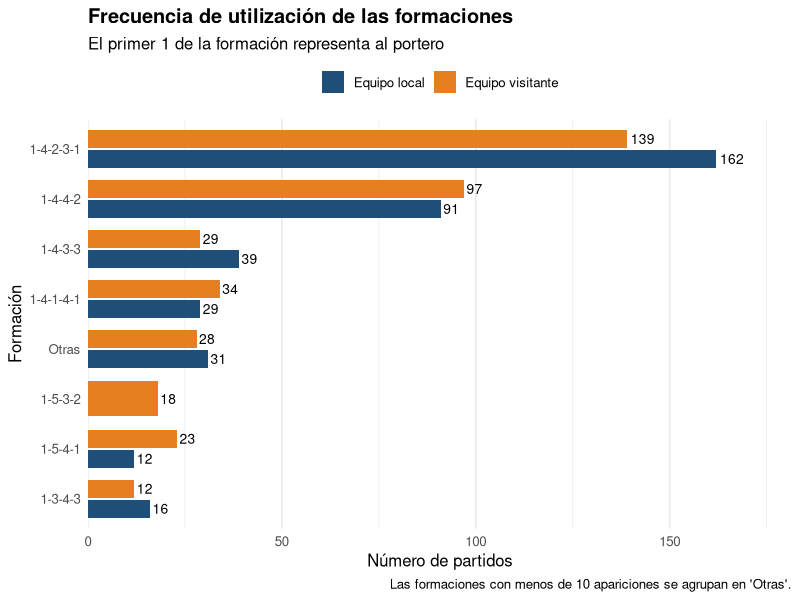

This figure's R source: (Note: this script raises an error after producing the figure.)
# ==============================================================================
# Title: Binomial model performance and tactical formation comparison
# Author: IÑIGO PRADAS NICOLAS
#
# Description:
# This script compares the performance of binary logistic regression models
# and analyses the association between tactical formations and home-team
# victory across two study periods.
#
# The first dataset, d, contains match-level observations from the 2024/2025
# LaLiga season. The second dataset, d1, contains observations from the
# 2022/2023, 2023/2024 and 2024/2025 seasons.
#
# The dependent variable distinguishes between a home-team victory and no
# home-team victory. The latter category includes draws and away-team
# victories. The variable is normalised to a numerical binary indicator before
# model estimation and graphical analysis.
#
# The first section compares the selected offensive, defensive, physical,
# match-control, contextual and general models across the single-season and
# multi-season datasets. The comparison includes the number of observations,
# number of explanatory variables, AIC, residual deviance, overall accuracy,
# sensitivity for home victory and specificity for no home victory.
#
# Classification performance is represented through grouped bar charts and
# point-based comparison plots. These figures show how model performance
# changes when the analysis is expanded from one season to three seasons.
# Because the metrics are calculated using the same observations employed for
# model estimation, they should be interpreted as in-sample descriptive
# performance.
#
# The second section analyses the frequency of home and visiting tactical
# formations. Formation labels are cleaned and standardised by removing
# quotation marks, unnecessary spaces, non-standard hyphens and invalid
# values. Infrequent formations may be grouped into the residual category
# "Otras".
#
# Observed home-victory rates are calculated separately for home and visiting
# formations. Wilson 95% confidence intervals are used to represent the
# uncertainty associated with each observed proportion. The overall home-
# victory rate is included as a graphical reference.
#
# A joint binary logistic regression model is estimated using the home and
# visiting formations as simultaneous additive predictors. The 1-4-2-3-1
# formation is used as the reference category for both formation variables.
# The model does not include an interaction between the formations.
#
# Adjusted odds ratios and 95% confidence intervals are extracted from the
# joint model. The estimates describe the association of each formation with
# the odds of a home-team victory while controlling for the formation used by
# the opposing team.
#
# The script also calculates observed results and model-estimated probabilities
# for combinations of home and visiting formations. Heatmaps display the
# frequency and observed home-victory proportion of each tactical pairing,
# while scatter plots compare observed proportions with estimated
# probabilities.
#
# Formation-specific models are additionally estimated for d and d1. These
# models provide predicted home-victory probabilities and 95% confidence
# intervals for home and visiting formations separately.
#
# The results from d and d1 are combined to compare formation-specific
# probabilities across study periods. Difference plots show the change in the
# estimated probability of home victory between the multi-season and
# single-season datasets.
#
# Likelihood-ratio tests compare models with and without interactions between
# formation and dataset. These tests assess whether the association between
# tactical formation and home victory differs significantly between the
# single-season and multi-season samples.
#
# Datasets:
#   d  = match-level data from the 2024/2025 LaLiga season
#   d1 = match-level data from the 2022/2023, 2023/2024 and 2024/2025 seasons
#
# Dependent variable:
#   win_local_num
#
# Outcome definition:
#   1 = home-team victory
#   0 = no home-team victory, including draws and away-team victories
#
# Models compared:
#   Offensive model
#   Defensive model
#   Physical model
#   Match-control model
#   Contextual model
#   General model
#
# Formation explanatory variables:
#   formacion_local
#   formacion_visit
#   formacion_local_dep
#   formacion_visit_dep
#
# Formation reference category:
#   1-4-2-3-1 for both home and visiting teams
#
# Statistical methods:
#   Binary logistic regression estimated with glm() and a logit link.
#   Wilson 95% confidence intervals for observed home-victory proportions.
#   Likelihood-ratio tests for comparisons between nested logistic models.
#
# Main functions:
#   convertir_win_local()
#   limpiar_formacion()
#   normalizar_formacion()
#   intervalo_wilson()
#   analizar_formaciones()
#   calcular_diferencias()
#
# Main models:
#   modelo_formaciones_d
#   modelo_formaciones_d1
#   modelo_d1
#   modelo_local_sin_interaccion
#   modelo_local_con_interaccion
#   modelo_visit_sin_interaccion
#   modelo_visit_con_interaccion
#
# Main outputs:
#   Model-performance comparison tables, classification-metric figures,
#   formation-frequency charts, observed home-victory proportions, Wilson
#   confidence intervals, adjusted odds ratios, formation-combination
#   heatmaps, observed-versus-estimated plots and comparisons of formation
#   effects between the single-season and multi-season datasets.
#
# Important methodological notes:
#   The classification metrics represent in-sample performance and should not
#   be interpreted as out-of-sample predictive accuracy.
#
#   Formation-specific victory proportions are descriptive associations and
#   should not be interpreted as causal effects.
#
#   Comparisons between d and d1 are not based on independent samples because
#   the 2024/2025 season included in d is also part of the multi-season dataset
#   d1. This overlap should be considered when interpreting differences between
#   the two study periods.
# ==============================================================================

# =========================================================
# PAQUETES
# =========================================================

library(readxl)
library(dplyr)
library(tidyr)
library(ggplot2)
library(forcats)
library(scales)
library(broom)

# =========================================================
# CARGA DE DATOS
# =========================================================

d <- read_excel("variables_Estudio (9).xlsx")

# =========================================================
# LIMPIEZA DE FORMACIONES
# =========================================================

d <- d %>%
  mutate(
    formacion_local = gsub('"', '', trimws(as.character(formacion_local))),
    formacion_visit = gsub('"', '', trimws(as.character(formacion_visit)))
  )

# Eliminar filas sin información necesaria
d <- d %>%
  filter(
    !is.na(win_local),
    !is.na(formacion_local),
    !is.na(formacion_visit),
    formacion_local != "",
    formacion_visit != ""
  )

# =========================================================
# COMPROBAR LA CODIFICACIÓN DE win_local
# =========================================================

table(d$win_local, useNA = "ifany")
levels(factor(d$win_local))
# =========================================================
# AGRUPACIÓN DE FORMACIONES RARAS
# =========================================================

umbral <- 10

freq_local <- table(d$formacion_local)
freq_visit <- table(d$formacion_visit)

formaciones_raras_local <- names(freq_local[freq_local < umbral])
formaciones_raras_visit <- names(freq_visit[freq_visit < umbral])

d <- d %>%
  mutate(
    formacion_local_dep = ifelse(
      formacion_local %in% formaciones_raras_local,
      "Otras",
      formacion_local
    ),
    formacion_visit_dep = ifelse(
      formacion_visit %in% formaciones_raras_visit,
      "Otras",
      formacion_visit
    ),
    formacion_local_dep = factor(formacion_local_dep),
    formacion_visit_dep = factor(formacion_visit_dep)
  )
orden_formaciones <- c(
  "1-4-2-3-1",
  "1-4-3-3",
  "1-4-4-2",
  "1-4-1-4-1",
  "1-3-4-3",
  "1-5-3-2",
  "1-5-4-1",
  "Otras"
)

niveles_local <- orden_formaciones[
  orden_formaciones %in% levels(d$formacion_local_dep)
]

niveles_visit <- orden_formaciones[
  orden_formaciones %in% levels(d$formacion_visit_dep)
]

d <- d %>%
  mutate(
    formacion_local_dep = factor(
      formacion_local_dep,
      levels = niveles_local
    ),
    formacion_visit_dep = factor(
      formacion_visit_dep,
      levels = niveles_visit
    )
  )
# =========================================================
# FRECUENCIA DE FORMACIONES
# =========================================================

frecuencias <- bind_rows(
  
  d %>%
    count(formacion_local_dep, name = "partidos") %>%
    transmute(
      condicion = "Equipo local",
      formacion = as.character(formacion_local_dep),
      partidos
    ),
  
  d %>%
    count(formacion_visit_dep, name = "partidos") %>%
    transmute(
      condicion = "Equipo visitante",
      formacion = as.character(formacion_visit_dep),
      partidos
    )
)

grafico_frecuencias <- ggplot(
  frecuencias,
  aes(
    x = reorder(formacion, partidos),
    y = partidos,
    fill = condicion
  )
) +
  geom_col(
    position = position_dodge(width = 0.8),
    width = 0.7
  ) +
  geom_text(
    aes(label = partidos),
    position = position_dodge(width = 0.8),
    hjust = -0.15,
    size = 3.5
  ) +
  coord_flip() +
  scale_fill_manual(
    values = c(
      "Equipo local" = "#1F4E79",
      "Equipo visitante" = "#E67E22"
    )
  ) +
  scale_y_continuous(
    expand = expansion(mult = c(0, 0.12))
  ) +
  labs(
    title = "Frecuencia de utilización de las formaciones",
    subtitle = "El primer 1 de la formación representa al portero",
    x = "Formación",
    y = "Número de partidos",
    fill = NULL,
    caption = paste0(
      "Las formaciones con menos de ",
      umbral,
      " apariciones se agrupan en 'Otras'."
    )
  ) +
  theme_minimal(base_size = 12) +
  theme(
    legend.position = "top",
    panel.grid.major.y = element_blank(),
    plot.title = element_text(face = "bold")
  )

grafico_frecuencias
# =========================================================
# RESULTADOS OBSERVADOS POR COMBINACIÓN
# =========================================================

observado_combinaciones <- d %>%
  group_by(formacion_local_dep, formacion_visit_dep) %>%
  summarise(
    partidos = n(),
    victorias_local = sum(win_local_num == 1, na.rm = TRUE),
    proporcion_victoria = mean(win_local_num, na.rm = TRUE),
    .groups = "drop"
  ) %>%
  complete(
    formacion_local_dep,
    formacion_visit_dep,
    fill = list(
      partidos = 0,
      victorias_local = 0,
      proporcion_victoria = NA
    )
  ) %>%
  mutate(
    etiqueta = ifelse(
      partidos == 0,
      "Sin datos",
      paste0(
        percent(proporcion_victoria, accuracy = 1),
        "\n(n = ",
        partidos,
        ")"
      )
    ),
    color_texto = ifelse(
      !is.na(proporcion_victoria) &
        (proporcion_victoria < 0.25 | proporcion_victoria > 0.70),
      "white",
      "black"
    )
  )

grafico_observado <- ggplot(
  observado_combinaciones,
  aes(
    x = formacion_visit_dep,
    y = formacion_local_dep,
    fill = proporcion_victoria
  )
) +
  geom_tile(color = "white", linewidth = 0.7) +
  geom_text(
    aes(label = etiqueta, color = color_texto),
    size = 3.1,
    lineheight = 0.9
  ) +
  scale_color_identity() +
  scale_fill_gradient2(
    low = "#B2182B",
    mid = "#F7F7F7",
    high = "#2166AC",
    midpoint = 0.5,
    limits = c(0, 1),
    labels = percent_format(accuracy = 1),
    na.value = "grey90"
  ) +
  labs(
    title = "Porcentaje observado de victoria local",
    subtitle = "Resultados según la combinación de formaciones iniciales",
    x = "Formación del equipo visitante",
    y = "Formación del equipo local",
    fill = "Victorias\nlocales",
    caption = "Entre paréntesis se muestra el número de partidos de cada combinación."
  ) +
  theme_minimal(base_size = 12) +
  theme(
    panel.grid = element_blank(),
    axis.text.x = element_text(
      angle = 45,
      hjust = 1
    ),
    plot.title = element_text(face = "bold")
  )

grafico_observado
################################################
# =========================================================
# COMBINACIONES POSIBLES
# =========================================================
# =========================================================
# MODELO ADITIVO SIN INTERACCIÓN
# =========================================================
d <- d %>%
  mutate(win_local_num = as.numeric(as.character(win_local)))
d <- d %>%
  mutate(
    formacion_local_dep = relevel(
      formacion_local_dep,
      ref = "1-4-2-3-1"
    ),
    formacion_visit_dep = relevel(
      formacion_visit_dep,
      ref = "1-4-2-3-1"
    )
  )

m_sin_interaccion <- glm(
  win_local_num ~ formacion_local_dep + formacion_visit_dep,
  data = d,
  family = binomial(link = "logit")
)

summary(m_sin_interaccion)
nuevos_datos <- expand_grid(
  formacion_local_dep = levels(d$formacion_local_dep),
  formacion_visit_dep = levels(d$formacion_visit_dep)
) %>%
  mutate(
    formacion_local_dep = factor(
      formacion_local_dep,
      levels = levels(d$formacion_local_dep)
    ),
    formacion_visit_dep = factor(
      formacion_visit_dep,
      levels = levels(d$formacion_visit_dep)
    )
  )

# Predicción en escala logit, incluyendo error estándar
predicciones <- predict(
  m_sin_interaccion,
  newdata = nuevos_datos,
  type = "link",
  se.fit = TRUE
)

mapa_predicho <- nuevos_datos %>%
  mutate(
    logit = predicciones$fit,
    error_estandar = predicciones$se.fit,
    probabilidad = plogis(logit),
    limite_inferior = plogis(logit - 1.96 * error_estandar),
    limite_superior = plogis(logit + 1.96 * error_estandar),
    etiqueta = percent(probabilidad, accuracy = 0.1),
    color_texto = ifelse(
      probabilidad < 0.25 | probabilidad > 0.70,
      "white",
      "black"
    )
  )

grafico_predicciones <- ggplot(
  mapa_predicho,
  aes(
    x = formacion_visit_dep,
    y = formacion_local_dep,
    fill = probabilidad
  )
) +
  geom_tile(color = "white", linewidth = 0.7) +
  geom_text(
    aes(label = etiqueta, color = color_texto),
    size = 3.5,
    fontface = "bold"
  ) +
  scale_color_identity() +
  scale_fill_gradient2(
    low = "#B2182B",
    mid = "#F7F7F7",
    high = "#2166AC",
    midpoint = 0.5,
    limits = c(0, 1),
    labels = percent_format(accuracy = 1)
  ) +
  labs(
    title = "Probabilidad estimada de victoria local",
    subtitle = "Modelo logístico sin interacción entre las formaciones",
    x = "Formación del equipo visitante",
    y = "Formación del equipo local",
    fill = "Probabilidad\nde victoria",
    caption = paste(
      "Estimaciones obtenidas mediante regresión logística.",
      "El primer 1 representa al portero."
    )
  ) +
  theme_minimal(base_size = 12) +
  theme(
    panel.grid = element_blank(),
    axis.text.x = element_text(
      angle = 45,
      hjust = 1
    ),
    plot.title = element_text(face = "bold")
  )

grafico_predicciones
# =========================================================
# ODDS RATIOS E INTERVALOS DE CONFIANZA
# =========================================================

resultados_or <- tidy(
  m_sin_interaccion,
  conf.int = TRUE,
  exponentiate = TRUE
) %>%
  filter(term != "(Intercept)") %>%
  mutate(
    condicion = case_when(
      grepl("^formacion_local_dep", term) ~ "Formación local",
      grepl("^formacion_visit_dep", term) ~ "Formación visitante",
      TRUE ~ "Otra"
    ),
    formacion = term,
    formacion = sub(
      "^formacion_local_dep",
      "",
      formacion
    ),
    formacion = sub(
      "^formacion_visit_dep",
      "",
      formacion
    ),
    significativo = ifelse(
      conf.low > 1 | conf.high < 1,
      "Sí",
      "No"
    )
  )
grafico_or <- ggplot(
  resultados_or,
  aes(
    x = estimate,
    y = reorder(formacion, estimate),
    color = significativo
  )
) +
  geom_vline(
    xintercept = 1,
    linetype = "dashed",
    color = "grey40"
  ) +
  geom_errorbarh(
    aes(
      xmin = conf.low,
      xmax = conf.high
    ),
    height = 0.2,
    linewidth = 0.8
  ) +
  geom_point(size = 3) +
  facet_wrap(
    ~ condicion,
    scales = "free_y",
    ncol = 1
  ) +
  scale_x_log10() +
  scale_color_manual(
    values = c(
      "Sí" = "#B2182B",
      "No" = "#636363"
    )
  ) +
  labs(
    title = "Efecto estimado de las formaciones sobre la victoria local",
    subtitle = "Odds ratios e intervalos de confianza del 95 %",
    x = "Odds ratio, escala logarítmica",
    y = "Formación",
    color = "Diferencia\nsignificativa",
    caption = paste(
      "Categoría de referencia: 1-4-2-3-1.",
      "La línea vertical indica OR = 1."
    )
  ) +
  theme_minimal(base_size = 12) +
  theme(
    legend.position = "top",
    panel.grid.major.y = element_blank(),
    strip.text = element_text(face = "bold"),
    plot.title = element_text(face = "bold")
  )

grafico_or
# =========================================================
# UNIR RESULTADOS OBSERVADOS Y PREDICHOS
# =========================================================

comparacion_modelo <- observado_combinaciones %>%
  filter(partidos > 0) %>%
  left_join(
    mapa_predicho %>%
      select(
        formacion_local_dep,
        formacion_visit_dep,
        probabilidad
      ),
    by = c(
      "formacion_local_dep",
      "formacion_visit_dep"
    )
  )

grafico_comparacion <- ggplot(
  comparacion_modelo,
  aes(
    x = probabilidad,
    y = proporcion_victoria,
    size = partidos,
    color = formacion_local_dep
  )
) +
  geom_abline(
    intercept = 0,
    slope = 1,
    linetype = "dashed",
    color = "grey30"
  ) +
  geom_point(alpha = 0.75) +
  scale_x_continuous(
    labels = percent_format(),
    limits = c(0, 1)
  ) +
  scale_y_continuous(
    labels = percent_format(),
    limits = c(0, 1)
  ) +
  scale_size_continuous(
    range = c(2, 10)
  ) +
  labs(
    title = "Resultados observados frente a probabilidades estimadas",
    subtitle = "Cada punto representa una combinación de formaciones",
    x = "Probabilidad estimada de victoria local",
    y = "Proporción observada de victoria local",
    color = "Formación local",
    size = "Partidos",
    caption = "Los puntos próximos a la diagonal presentan mayor concordancia entre el modelo y los datos."
  ) +
  theme_minimal(base_size = 12) +
  theme(
    legend.position = "right",
    plot.title = element_text(face = "bold")
  )

grafico_comparacion

#########################################################################
# =========================================================
# PAQUETES
# =========================================================

library(readxl)
library(dplyr)
library(tidyr)
library(ggplot2)
library(scales)
library(broom)

# =========================================================
# CARGAR DATOS
# =========================================================

d  <- read_excel("variables_Estudio (9).xlsx")
d1 <- read_excel("LaLiga_22-25_completo_v2 (2).xlsx")
as.numeric(d$win_local)
convertir_win_local <- function(x) {
  
  x_original <- x
  x <- trimws(tolower(as.character(x)))
  
  resultado <- case_when(
    x %in% c("1", "si", "sí", "yes", "victoria local", "local") ~ 1,
    x %in% c("0", "no", "empate", "victoria visitante",
             "visitante", "no victoria local") ~ 0,
    TRUE ~ NA_real_
  )
  
  # Comprobar valores que no se han podido convertir
  valores_problematicos <- unique(
    as.character(x_original)[is.na(resultado) & !is.na(x_original)]
  )
  
  if (length(valores_problematicos) > 0) {
    warning(
      paste(
        "No se han podido convertir estos valores de win_local:",
        paste(valores_problematicos, collapse = ", ")
      )
    )
  }
  
  return(resultado)
}
d$win_local_num  <- convertir_win_local(d$win_local)
d1$win_local_num <- convertir_win_local(d1$win_local)

table(d$win_local, d$win_local_num, useNA = "ifany")
table(d1$win_local, d1$win_local_num, useNA = "ifany")
limpiar_formacion <- function(x) {
  
  x <- as.character(x)
  x <- gsub('"', "", x)
  x <- trimws(x)
  x[x == ""] <- NA
  
  return(x)
}

d <- d %>%
  mutate(
    formacion_local = limpiar_formacion(formacion_local),
    formacion_visit = limpiar_formacion(formacion_visit)
  )

d1 <- d1 %>%
  mutate(
    formacion_local = limpiar_formacion(formacion_local),
    formacion_visit = limpiar_formacion(formacion_visit)
  )
# =========================================================
# FRECUENCIAS EN CADA CONJUNTO
# =========================================================

umbral <- 10

frecuencias_d <- bind_rows(
  d %>% transmute(formacion = formacion_local),
  d %>% transmute(formacion = formacion_visit)
) %>%
  filter(!is.na(formacion)) %>%
  count(formacion, name = "frecuencia_d")

frecuencias_d1 <- bind_rows(
  d1 %>% transmute(formacion = formacion_local),
  d1 %>% transmute(formacion = formacion_visit)
) %>%
  filter(!is.na(formacion)) %>%
  count(formacion, name = "frecuencia_d1")

tabla_frecuencias <- full_join(
  frecuencias_d,
  frecuencias_d1,
  by = "formacion"
) %>%
  mutate(
    frecuencia_d = replace_na(frecuencia_d, 0),
    frecuencia_d1 = replace_na(frecuencia_d1, 0)
  ) %>%
  arrange(desc(frecuencia_d + frecuencia_d1))

tabla_frecuencias
formaciones_comunes <- tabla_frecuencias %>%
  filter(
    frecuencia_d >= umbral,
    frecuencia_d1 >= umbral
  ) %>%
  pull(formacion)

formaciones_comunes
d <- d %>%
  mutate(
    formacion_local_dep = ifelse(
      formacion_local %in% formaciones_comunes,
      formacion_local,
      "Otras"
    ),
    formacion_visit_dep = ifelse(
      formacion_visit %in% formaciones_comunes,
      formacion_visit,
      "Otras"
    )
  )

d1 <- d1 %>%
  mutate(
    formacion_local_dep = ifelse(
      formacion_local %in% formaciones_comunes,
      formacion_local,
      "Otras"
    ),
    formacion_visit_dep = ifelse(
      formacion_visit %in% formaciones_comunes,
      formacion_visit,
      "Otras"
    )
  )
analizar_formaciones <- function(datos, variable_formacion,
                                 nombre_datos, condicion) {
  
  datos_modelo <- datos %>%
    select(
      win_local_num,
      formacion = all_of(variable_formacion)
    ) %>%
    filter(
      !is.na(win_local_num),
      !is.na(formacion)
    ) %>%
    mutate(
      formacion = droplevels(factor(formacion))
    )
  
  # Modelo univariante
  modelo <- glm(
    win_local_num ~ formacion,
    data = datos_modelo,
    family = binomial(link = "logit")
  )
  
  # Datos descriptivos
  resultados <- datos_modelo %>%
    group_by(formacion) %>%
    summarise(
      partidos = n(),
      victorias_locales = sum(win_local_num == 1),
      derrotas_o_empates = sum(win_local_num == 0),
      proporcion_observada = mean(win_local_num),
      .groups = "drop"
    )
  
  # Predicciones para cada formación
  nuevos_datos <- data.frame(
    formacion = levels(datos_modelo$formacion)
  )
  
  nuevos_datos$formacion <- factor(
    nuevos_datos$formacion,
    levels = levels(datos_modelo$formacion)
  )
  
  prediccion <- predict(
    modelo,
    newdata = nuevos_datos,
    type = "link",
    se.fit = TRUE
  )
  
  predicciones <- nuevos_datos %>%
    mutate(
      logit = as.numeric(prediccion$fit),
      error_estandar = as.numeric(prediccion$se.fit),
      probabilidad_estimada = plogis(logit),
      limite_inferior = plogis(
        logit - qnorm(0.975) * error_estandar
      ),
      limite_superior = plogis(
        logit + qnorm(0.975) * error_estandar
      )
    )
  
  resultados <- resultados %>%
    left_join(predicciones, by = "formacion") %>%
    mutate(
      conjunto = nombre_datos,
      condicion = condicion
    )
  
  return(
    list(
      modelo = modelo,
      resultados = resultados,
      datos_modelo = datos_modelo
    )
  )
}
analisis_d_local <- analizar_formaciones(
  datos = d,
  variable_formacion = "formacion_local_dep",
  nombre_datos = "d",
  condicion = "Formación local"
)

analisis_d_visit <- analizar_formaciones(
  datos = d,
  variable_formacion = "formacion_visit_dep",
  nombre_datos = "d",
  condicion = "Formación visitante"
)

analisis_d1_local <- analizar_formaciones(
  datos = d1,
  variable_formacion = "formacion_local_dep",
  nombre_datos = "d1",
  condicion = "Formación local"
)

analisis_d1_visit <- analizar_formaciones(
  datos = d1,
  variable_formacion = "formacion_visit_dep",
  nombre_datos = "d1",
  condicion = "Formación visitante"
)
analisis_d_local$resultados
analisis_d_visit$resultados

analisis_d1_local$resultados
analisis_d1_visit$resultados
grafico_d_local <- ggplot(
  analisis_d_local$resultados,
  aes(
    x = probabilidad_estimada,
    y = reorder(formacion, probabilidad_estimada)
  )
) +
  geom_vline(
    xintercept = mean(d$win_local_num, na.rm = TRUE),
    linetype = "dashed",
    color = "grey40"
  ) +
  geom_errorbarh(
    aes(
      xmin = limite_inferior,
      xmax = limite_superior
    ),
    height = 0.2,
    color = "#1F4E79",
    linewidth = 0.8
  ) +
  geom_point(
    aes(size = partidos),
    color = "#1F4E79",
    alpha = 0.85
  ) +
  geom_text(
    aes(
      label = percent(
        probabilidad_estimada,
        accuracy = 0.1
      )
    ),
    hjust = -0.2,
    size = 3.5
  ) +
  scale_x_continuous(
    labels = percent_format(accuracy = 1),
    limits = c(
      0,
      min(
        1,
        max(
          analisis_d_local$resultados$limite_superior,
          na.rm = TRUE
        ) + 0.12
      )
    )
  ) +
  scale_size_continuous(range = c(3, 10)) +
  labs(
    title = "Victoria local según la formación del equipo local",
    subtitle = "Conjunto d: probabilidad estimada e intervalo de confianza del 95 %",
    x = "Probabilidad de victoria local",
    y = "Formación del equipo local",
    size = "Partidos",
    caption = paste(
      "La línea discontinua representa la proporción global",
      "de victorias locales en el conjunto d.",
      "El primer 1 de la formación representa al portero."
    )
  ) +
  theme_minimal(base_size = 12) +
  theme(
    panel.grid.major.y = element_blank(),
    plot.title = element_text(face = "bold")
  )

grafico_d_local
grafico_d_visit <- ggplot(
  analisis_d_visit$resultados,
  aes(
    x = probabilidad_estimada,
    y = reorder(formacion, probabilidad_estimada)
  )
) +
  geom_vline(
    xintercept = mean(d$win_local_num, na.rm = TRUE),
    linetype = "dashed",
    color = "grey40"
  ) +
  geom_errorbarh(
    aes(
      xmin = limite_inferior,
      xmax = limite_superior
    ),
    height = 0.2,
    color = "#E67E22",
    linewidth = 0.8
  ) +
  geom_point(
    aes(size = partidos),
    color = "#E67E22",
    alpha = 0.85
  ) +
  geom_text(
    aes(
      label = percent(
        probabilidad_estimada,
        accuracy = 0.1
      )
    ),
    hjust = -0.2,
    size = 3.5
  ) +
  scale_x_continuous(
    labels = percent_format(accuracy = 1),
    limits = c(
      0,
      min(
        1,
        max(
          analisis_d_visit$resultados$limite_superior,
          na.rm = TRUE
        ) + 0.12
      )
    )
  ) +
  scale_size_continuous(range = c(3, 10)) +
  labs(
    title = "Victoria local según la formación del equipo visitante",
    subtitle = "Conjunto d: probabilidad estimada e intervalo de confianza del 95 %",
    x = "Probabilidad de victoria local",
    y = "Formación del equipo visitante",
    size = "Partidos",
    caption = paste(
      "Una probabilidad elevada indica más victorias del equipo local",
      "cuando el visitante utiliza esa formación."
    )
  ) +
  theme_minimal(base_size = 12) +
  theme(
    panel.grid.major.y = element_blank(),
    plot.title = element_text(face = "bold")
  )

grafico_d_visit
grafico_d1_local <- ggplot(
  analisis_d1_local$resultados,
  aes(
    x = probabilidad_estimada,
    y = reorder(formacion, probabilidad_estimada)
  )
) +
  geom_vline(
    xintercept = mean(d1$win_local_num, na.rm = TRUE),
    linetype = "dashed",
    color = "grey40"
  ) +
  geom_errorbarh(
    aes(
      xmin = limite_inferior,
      xmax = limite_superior
    ),
    height = 0.2,
    color = "#2166AC",
    linewidth = 0.8
  ) +
  geom_point(
    aes(size = partidos),
    color = "#2166AC",
    alpha = 0.85
  ) +
  geom_text(
    aes(
      label = percent(
        probabilidad_estimada,
        accuracy = 0.1
      )
    ),
    hjust = -0.2,
    size = 3.5
  ) +
  scale_x_continuous(
    labels = percent_format(accuracy = 1),
    limits = c(
      0,
      min(
        1,
        max(
          analisis_d1_local$resultados$limite_superior,
          na.rm = TRUE
        ) + 0.12
      )
    )
  ) +
  scale_size_continuous(range = c(3, 10)) +
  labs(
    title = "Victoria local según la formación del equipo local",
    subtitle = "Conjunto d1: probabilidad estimada e intervalo de confianza del 95 %",
    x = "Probabilidad de victoria local",
    y = "Formación del equipo local",
    size = "Partidos",
    caption = "El primer 1 de la formación representa al portero."
  ) +
  theme_minimal(base_size = 12) +
  theme(
    panel.grid.major.y = element_blank(),
    plot.title = element_text(face = "bold")
  )

grafico_d1_local
grafico_d1_visit <- ggplot(
  analisis_d1_visit$resultados,
  aes(
    x = probabilidad_estimada,
    y = reorder(formacion, probabilidad_estimada)
  )
) +
  geom_vline(
    xintercept = mean(d1$win_local_num, na.rm = TRUE),
    linetype = "dashed",
    color = "grey40"
  ) +
  geom_errorbarh(
    aes(
      xmin = limite_inferior,
      xmax = limite_superior
    ),
    height = 0.2,
    color = "#D95F02",
    linewidth = 0.8
  ) +
  geom_point(
    aes(size = partidos),
    color = "#D95F02",
    alpha = 0.85
  ) +
  geom_text(
    aes(
      label = percent(
        probabilidad_estimada,
        accuracy = 0.1
      )
    ),
    hjust = -0.2,
    size = 3.5
  ) +
  scale_x_continuous(
    labels = percent_format(accuracy = 1),
    limits = c(
      0,
      min(
        1,
        max(
          analisis_d1_visit$resultados$limite_superior,
          na.rm = TRUE
        ) + 0.12
      )
    )
  ) +
  scale_size_continuous(range = c(3, 10)) +
  labs(
    title = "Victoria local según la formación del equipo visitante",
    subtitle = "Conjunto d1: probabilidad estimada e intervalo de confianza del 95 %",
    x = "Probabilidad de victoria local",
    y = "Formación del equipo visitante",
    size = "Partidos"
  ) +
  theme_minimal(base_size = 12) +
  theme(
    panel.grid.major.y = element_blank(),
    plot.title = element_text(face = "bold")
  )

grafico_d1_visit
resultados_completos <- bind_rows(
  analisis_d_local$resultados,
  analisis_d_visit$resultados,
  analisis_d1_local$resultados,
  analisis_d1_visit$resultados
) %>%
  mutate(
    formacion = factor(
      as.character(formacion),
    ),
    conjunto = factor(
      conjunto,
      levels = c("d", "d1")
    )
  )

resultados_completos
comparacion_local <- resultados_completos %>%
  filter(condicion == "Formación local")

grafico_comparacion_local <- ggplot(
  comparacion_local,
  aes(
    x = probabilidad_estimada,
    y = formacion,
    color = conjunto
  )
) +
  geom_errorbarh(
    aes(
      xmin = limite_inferior,
      xmax = limite_superior
    ),
    position = position_dodge(width = 0.55),
    height = 0.15,
    linewidth = 0.7
  ) +
  geom_point(
    aes(shape = conjunto),
    position = position_dodge(width = 0.55),
    size = 3.2
  ) +
  scale_x_continuous(
    labels = percent_format(accuracy = 1),
    limits = c(0, 1)
  ) +
  scale_color_manual(
    values = c(
      "d" = "#1F4E79",
      "d1" = "#E67E22"
    ),
    labels = c(
      "d" = "LaLiga 2024/2025 (d)",
      "d1" = "LaLiga 2022-2025 (d1)"
    )
  ) +
  scale_shape_manual(
    values = c(
      "d" = 16,
      "d1" = 17
    ),
    labels = c(
      "d" = "LaLiga 2024/2025 (d)",
      "d1" = "LaLiga 2022-2025 (d1)"
    )
  ) +
  labs(
    title = "Comparación de las formaciones locales entre d y d1",
    subtitle = "Probabilidades de victoria local e intervalos de confianza del 95 %",
    x = "Probabilidad de victoria local",
    y = "Formación del equipo local",
    color = "Conjunto",
    shape = "Conjunto",
    caption = "Los intervalos amplios indican una mayor incertidumbre en la estimación."
  ) +
  theme_minimal(base_size = 12) +
  theme(
    legend.position = "top",
    panel.grid.major.y = element_blank(),
    plot.title = element_text(face = "bold")
  )

grafico_comparacion_local
calcular_diferencias <- function(resultados, tipo_condicion) {
  
  resultados %>%
    filter(condicion == tipo_condicion) %>%
    select(
      formacion,
      conjunto,
      probabilidad_estimada,
      partidos
    ) %>%
    pivot_wider(
      names_from = conjunto,
      values_from = c(
        probabilidad_estimada,
        partidos
      )
    ) %>%
    filter(
      !is.na(probabilidad_estimada_d),
      !is.na(probabilidad_estimada_d1)
    ) %>%
    mutate(
      diferencia = probabilidad_estimada_d1 -
        probabilidad_estimada_d,
      direccion = case_when(
        diferencia > 0 ~ "Mayor en d1",
        diferencia < 0 ~ "Mayor en d",
        TRUE ~ "Sin diferencia"
      )
    )
}
diferencias_local <- calcular_diferencias(
  resultados_completos,
  "Formación local"
)

grafico_diferencias_local <- ggplot(
  diferencias_local,
  aes(
    x = diferencia,
    y = reorder(formacion, diferencia),
    fill = direccion
  )
) +
  geom_vline(
    xintercept = 0,
    color = "grey30",
    linewidth = 0.8
  ) +
  geom_col(width = 0.65) +
  geom_text(
    aes(
      label = percent(diferencia, accuracy = 0.1)
    ),
    hjust = ifelse(
      diferencias_local$diferencia >= 0,
      -0.15,
      1.15
    ),
    color = "black",
    size = 3.5
  ) +
  scale_x_continuous(
    labels = percent_format(accuracy = 1),
    expand = expansion(mult = c(0.15, 0.15))
  ) +
  scale_fill_manual(
    values = c(
      "Mayor en d1" = "#E67E22",
      "Mayor en d" = "#1F4E79",
      "Sin diferencia" = "grey60"
    )
  ) +
  labs(
    title = "Diferencia entre d1 y d por formación local",
    subtitle = "Diferencia en puntos porcentuales de probabilidad de victoria local",
    x = "Probabilidad en d1 menos probabilidad en d",
    y = "Formación local",
    fill = NULL,
    caption = paste(
      "Los valores positivos indican una probabilidad superior en d1;",
      "los negativos, una probabilidad superior en d."
    )
  ) +
  theme_minimal(base_size = 12) +
  theme(
    legend.position = "top",
    panel.grid.major.y = element_blank(),
    plot.title = element_text(face = "bold")
  )

grafico_diferencias_local
diferencias_visit <- calcular_diferencias(
  resultados_completos,
  "Formación visitante"
)

grafico_diferencias_visit <- ggplot(
  diferencias_visit,
  aes(
    x = diferencia,
    y = reorder(formacion, diferencia),
    fill = direccion
  )
) +
  geom_vline(
    xintercept = 0,
    color = "grey30",
    linewidth = 0.8
  ) +
  geom_col(width = 0.65) +
  geom_text(
    aes(
      label = percent(diferencia, accuracy = 0.1)
    ),
    hjust = ifelse(
      diferencias_visit$diferencia >= 0,
      -0.15,
      1.15
    ),
    color = "black",
    size = 3.5
  ) +
  scale_x_continuous(
    labels = percent_format(accuracy = 1),
    expand = expansion(mult = c(0.15, 0.15))
  ) +
  scale_fill_manual(
    values = c(
      "Mayor en d1" = "#E67E22",
      "Mayor en d" = "#1F4E79",
      "Sin diferencia" = "grey60"
    )
  ) +
  labs(
    title = "Diferencia entre d1 y d por formación visitante",
    subtitle = "Diferencia en la probabilidad de victoria del equipo local",
    x = "Probabilidad en d1 menos probabilidad en d",
    y = "Formación visitante",
    fill = NULL
  ) +
  theme_minimal(base_size = 12) +
  theme(
    legend.position = "top",
    panel.grid.major.y = element_blank(),
    plot.title = element_text(face = "bold")
  )

grafico_diferencias_visit
library(patchwork)
panel_individual <- (
  grafico_d_local + grafico_d_visit
) / (
  grafico_d1_local + grafico_d1_visit
) +
  plot_annotation(
    title = "Análisis individual de las formaciones",
    subtitle = paste(
      "Comparación de las probabilidades de victoria local",
      "en los conjuntos d y d1"
    )
  )

panel_individual
panel_comparacion <- (
  grafico_comparacion_local /
    grafico_comparacion_visit
) +
  plot_annotation(
    title = "Comparación de los resultados entre d y d1"
  )

panel_comparacion

datos_unidos_local <- bind_rows(
  d %>%
    transmute(
      win_local_num,
      formacion = formacion_local_dep,
      conjunto = "d"
    ),
  d1 %>%
    transmute(
      win_local_num,
      formacion = formacion_local_dep,
      conjunto = "d1"
    )
) %>%
  filter(
    !is.na(win_local_num),
    !is.na(formacion)
  ) %>%
  mutate(
    conjunto = factor(conjunto),
    formacion = factor(formacion)
  )

modelo_local_sin_interaccion <- glm(
  win_local_num ~ formacion + conjunto,
  data = datos_unidos_local,
  family = binomial
)

modelo_local_con_interaccion <- glm(
  win_local_num ~ formacion * conjunto,
  data = datos_unidos_local,
  family = binomial
)

anova(
  modelo_local_sin_interaccion,
  modelo_local_con_interaccion,
  test = "Chisq"
)
datos_unidos_visit <- bind_rows(
  d %>%
    transmute(
      win_local_num,
      formacion = formacion_visit_dep,
      conjunto = "d"
    ),
  d1 %>%
    transmute(
      win_local_num,
      formacion = formacion_visit_dep,
      conjunto = "d1"
    )
) %>%
  filter(
    !is.na(win_local_num),
    !is.na(formacion)
  ) %>%
  mutate(
    conjunto = factor(conjunto),
    formacion = factor(formacion)
  )

modelo_visit_sin_interaccion <- glm(
  win_local_num ~ formacion + conjunto,
  data = datos_unidos_visit,
  family = binomial
)

modelo_visit_con_interaccion <- glm(
  win_local_num ~ formacion * conjunto,
  data = datos_unidos_visit,
  family = binomial
)

anova(
  modelo_visit_sin_interaccion,
  modelo_visit_con_interaccion,
  test = "Chisq"
)


##############################################################
# =========================================================
# RESULTADOS OBSERVADOS FRENTE A ESTIMADOS EN d1
# =========================================================

library(dplyr)
library(ggplot2)
library(scales)

# ---------------------------------------------------------
# 1. Preparar los datos de d1
# ---------------------------------------------------------
# Ver nombres reales de las columnas de d1
names(d1)

# Ver valores originales de win_local
table(d1$win_local, useNA = "ifany")

# Crear win_local_num de forma robusta
d1 <- d1 %>%
  mutate(
    win_local_num = case_when(
      trimws(tolower(as.character(win_local))) %in%
        c("1", "si", "sí", "yes", "victoria local", "local") ~ 1,
      
      trimws(tolower(as.character(win_local))) %in%
        c(
          "0", "no", "empate", "victoria visitante",
          "visitante", "no victoria local"
        ) ~ 0,
      
      TRUE ~ NA_real_
    )
  )

# Comprobar la conversión
table(
  valor_original = d1$win_local,
  valor_numerico = d1$win_local_num,
  useNA = "ifany"
)
datos_grafico_d1 <- d1 %>%
  transmute(
    win_local_num = win_local_num,
    formacion_local = factor(formacion_local_dep),
    formacion_visit = factor(formacion_visit_dep)
  ) %>%
  filter(
    !is.na(win_local_num),
    !is.na(formacion_local),
    !is.na(formacion_visit)
  ) %>%
  droplevels()

# Comprobar que la variable respuesta contiene únicamente 0 y 1
table(datos_grafico_d1$win_local_num, useNA = "ifany")

# ---------------------------------------------------------
# 2. Modelo logístico aditivo para d1
# ---------------------------------------------------------

modelo_d1 <- glm(
  win_local_num ~ formacion_local + formacion_visit,
  data = datos_grafico_d1,
  family = binomial(link = "logit")
)

summary(modelo_d1)

# ---------------------------------------------------------
# 3. Resultados observados por combinación
# ---------------------------------------------------------

observado_d1 <- datos_grafico_d1 %>%
  group_by(
    formacion_local,
    formacion_visit
  ) %>%
  summarise(
    partidos = n(),
    victorias_locales = sum(win_local_num == 1),
    proporcion_observada = mean(win_local_num),
    .groups = "drop"
  )

# ---------------------------------------------------------
# 4. Probabilidades estimadas por el modelo
# ---------------------------------------------------------

prediccion_d1 <- predict(
  modelo_d1,
  newdata = observado_d1,
  type = "link",
  se.fit = TRUE
)

comparacion_d1 <- observado_d1 %>%
  mutate(
    logit_estimado = as.numeric(prediccion_d1$fit),
    error_estandar = as.numeric(prediccion_d1$se.fit),
    
    probabilidad_estimada = plogis(logit_estimado),
    
    limite_inferior = plogis(
      logit_estimado - qnorm(0.975) * error_estandar
    ),
    
    limite_superior = plogis(
      logit_estimado + qnorm(0.975) * error_estandar
    )
  )

# Revisar la tabla utilizada en el gráfico
comparacion_d1 %>%
  arrange(desc(partidos))

# ---------------------------------------------------------
# 5. Colores de las formaciones
# ---------------------------------------------------------

colores_formaciones <- c(
  "1-4-2-3-1" = "#F8766D",
  "1-4-3-3"   = "#C49A00",
  "1-4-4-2"   = "#53B400",
  "1-4-1-4-1" = "#00C094",
  "1-3-4-3"   = "#00B6EB",
  "1-5-4-1"   = "#A58AFF",
  "1-5-3-2"   = "#7B61FF",
  "Otras"      = "#FB61D7"
)

# Conservar exclusivamente los colores correspondientes a niveles
# realmente presentes en d1
colores_presentes <- colores_formaciones[
  names(colores_formaciones) %in%
    levels(comparacion_d1$formacion_local)
]

# ---------------------------------------------------------
# 6. Gráfico observado frente a estimado
# ---------------------------------------------------------

grafico_comparacion_d1 <- ggplot(
  comparacion_d1,
  aes(
    x = probabilidad_estimada,
    y = proporcion_observada,
    size = partidos,
    color = formacion_local
  )
) +
  geom_abline(
    intercept = 0,
    slope = 1,
    linetype = "dashed",
    color = "grey45",
    linewidth = 0.6
  ) +
  geom_point(
    alpha = 0.80
  ) +
  scale_x_continuous(
    labels = percent_format(accuracy = 1),
    breaks = seq(0, 1, by = 0.25),
    minor_breaks = seq(0, 1, by = 0.125),
    limits = c(-0.04, 1.04),
    expand = expansion(mult = 0)
  ) +
  scale_y_continuous(
    labels = percent_format(accuracy = 1),
    breaks = seq(0, 1, by = 0.25),
    minor_breaks = seq(0, 1, by = 0.125),
    limits = c(-0.04, 1.04),
    expand = expansion(mult = 0)
  ) +
  scale_size_continuous(
    name = "Partidos",
    range = c(2, 10),
    breaks = c(10, 20, 30, 40, 50)
  ) +
  scale_color_manual(
    name = "Formación local",
    values = colores_presentes,
    drop = FALSE
  ) +
  coord_equal() +
  labs(
    title = "Resultados observados frente a probabilidades estimadas",
    subtitle = "Cada punto representa una combinación de formaciones",
    x = "Probabilidad estimada de victoria local",
    y = "Proporción observada de victoria local",
    caption = paste(
      "Los puntos próximos a la diagonal representan mayor",
      "concordancia entre el modelo y los datos."
    )
  ) +
  theme_minimal(base_size = 12) +
  theme(
    plot.title = element_text(
      face = "bold",
      size = 16
    ),
    plot.subtitle = element_text(
      size = 12
    ),
    axis.title = element_text(
      face = "bold"
    ),
    legend.position = "right",
    legend.box = "vertical",
    panel.grid.major = element_line(
      color = "grey88",
      linewidth = 0.5
    ),
    panel.grid.minor = element_line(
      color = "grey93",
      linewidth = 0.4
    ),
    plot.caption = element_text(
      hjust = 0.5,
      size = 9
    )
  )

grafico_comparacion_d1
